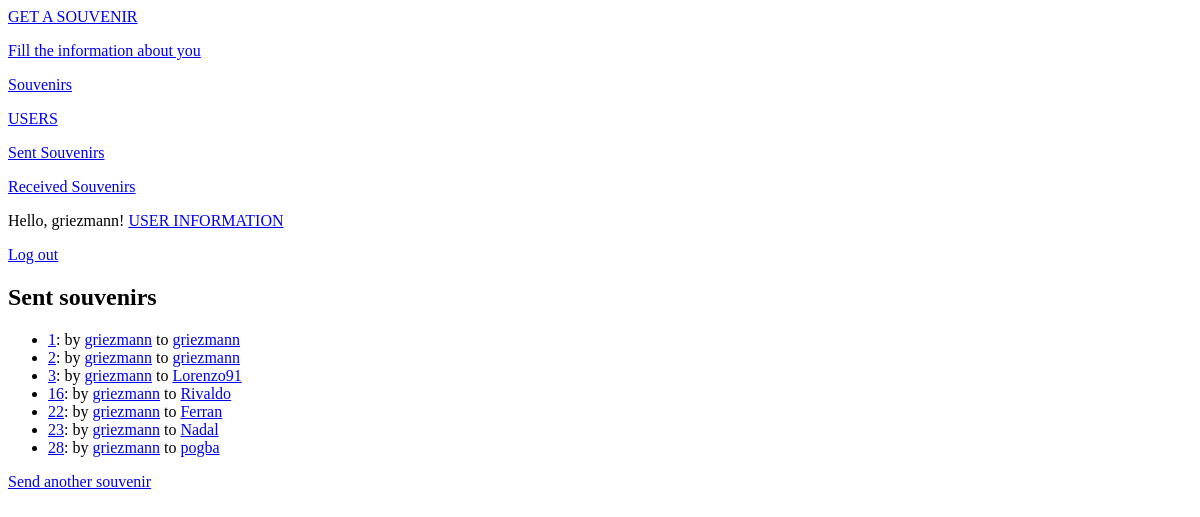
Before: /send_user_souvenirs/ (signed in) with the older database file.
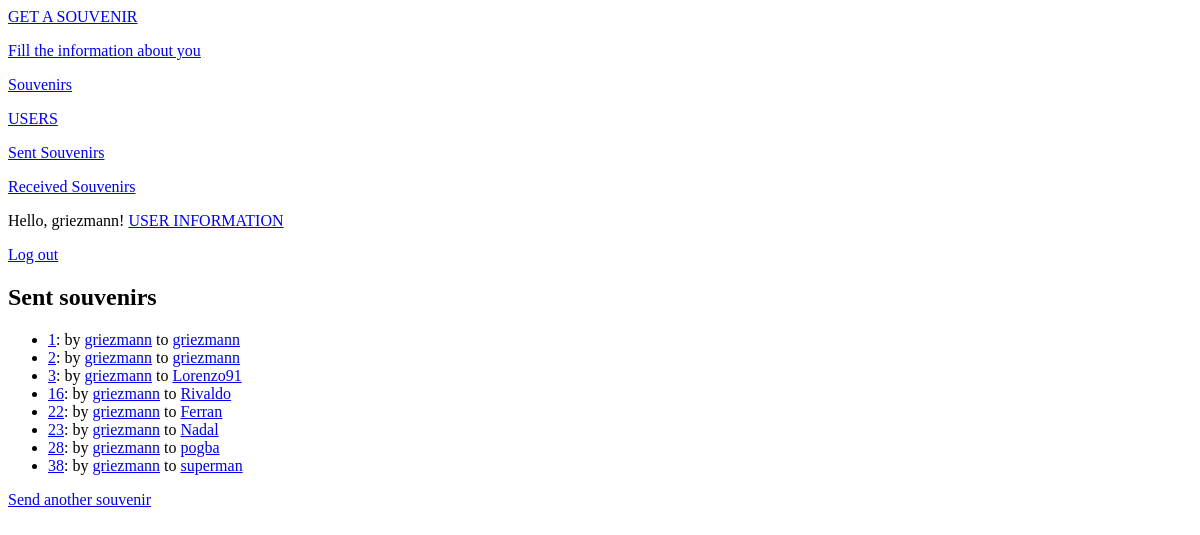
After: the same page with the newer database file.
### souvenirs_app/models.py (models this page shows, shortened)
class Souvenir(models.Model):
    souvenir_id = models.AutoField(primary_key=True)
    slug = models.SlugField(max_length=30, verbose_name='URL')
    send_user = models.ForeignKey(UserInfo, on_delete=models.CASCADE, related_name='send_user')
    send_date = models.DateField(auto_now_add=True)
    receive_user = models.ForeignKey(UserInfo, on_delete=models.CASCADE, related_name='receive_user')
    receive_date = models.DateField(auto_now=True)
    send_user_img = models.ImageField(upload_to='send/', default='no-photo.png', null=True, blank=True)
    receive_user_img = models.ImageField(upload_to='receive/', default='no-photo.png', null=True, blank=True)
    message = models.TextField(max_length=500, null=True, blank=True)
    STATUS_CHOICES = (('TR', 'Travelling'), ('RCV', 'Received'))
    status = models.CharField(max_length=10, choices=STATUS_CHOICES, default='Travelling')
    def get_absolute_url(self):
        return reverse('souvenirs_app:souvenir', kwargs={'souvenir_slug': self.slug})
    class Meta:
        verbose_name = 'Souvenir'
        verbose_name_plural = 'Souvenirs'

class UserInfo(models.Model):
    username = models.OneToOneField(User, on_delete=models.CASCADE, primary_key=True)
    slug = models.SlugField(max_length=30, verbose_name='URL')
    avatar = models.ImageField(upload_to='avatars/', default='no-avatar.jpg', null=True, blank=True)
    sex = models.CharField(max_length=6, choices=(('MALE', 'male'), ('FEMALE', 'female')))
    date_of_birthday = models.DateField(null=True, blank=True)
    country = models.ForeignKey(Country, on_delete=models.PROTECT, related_name='userinfo', unique=False)
    city = models.CharField(max_length=30)
    address = models.TextField(max_length=200)
    about = models.TextField(max_length=500, null=True, blank=True)
    def __str__(self):
        return str(self.username)
    def get_absolute_url(self):
        return reverse('souvenirs_app:user_info', kwargs={'user_info_slug': self.slug})
    class Meta:
        verbose_name = 'User_information'
        verbose_name_plural = 'User_informations'

### souvenirs_app/views.py (the view)
# urls.py: path('send_user_souvenirs/', views.SendUserSouvenirsView.as_view(), name='send_user_souvenirs'),
class SendUserSouvenirsView(LoginRequiredMixin, ListView):
    model = Souvenir
    template_name = 'souvenirs_app/send_user_souvenirs.html'
    context_object_name = 'send_user_souvenirs'
    def get_queryset(self):
        return Souvenir.objects.filter(send_user__slug=self.request.user)

### souvenirs_app/templates/souvenirs_app/send_user_souvenirs.html
{% extends 'souvenirs_app/base.html' %}
{% block content %}
    <h2>Sent souvenirs</h2>
    <ul>
        {% for souvenir in send_user_souvenirs %}
            <li><a href="{{ souvenir.get_absolute_url }}">{{ souvenir.souvenir_id }}</a>:
                by
                <a href="{{ souvenir.send_user.get_absolute_url }}">{{ souvenir.send_user }}</a>
                to
                <a href="{{ souvenir.receive_user.get_absolute_url }}">{{ souvenir.receive_user }}</a>
        {% empty %}
            <li>No souvenirs have been sent yet</li>
        {% endfor %}
    </ul>
    <a href="{% url 'souvenirs_app:create_souvenir' %}">Send another souvenir</a>
{% endblock content %}

Changed rows visible on the page:
added Souvenir: souvenir_id "38", send_user "griezmann", receive_user "superman"
